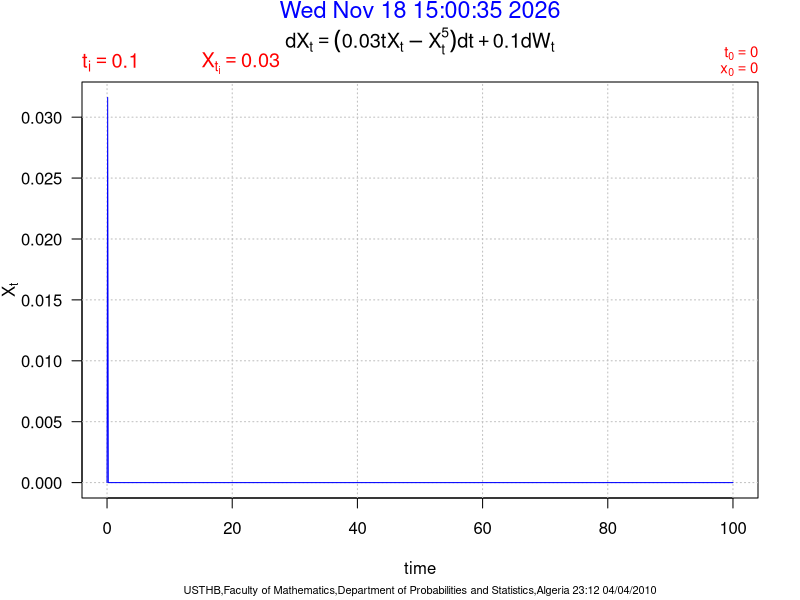
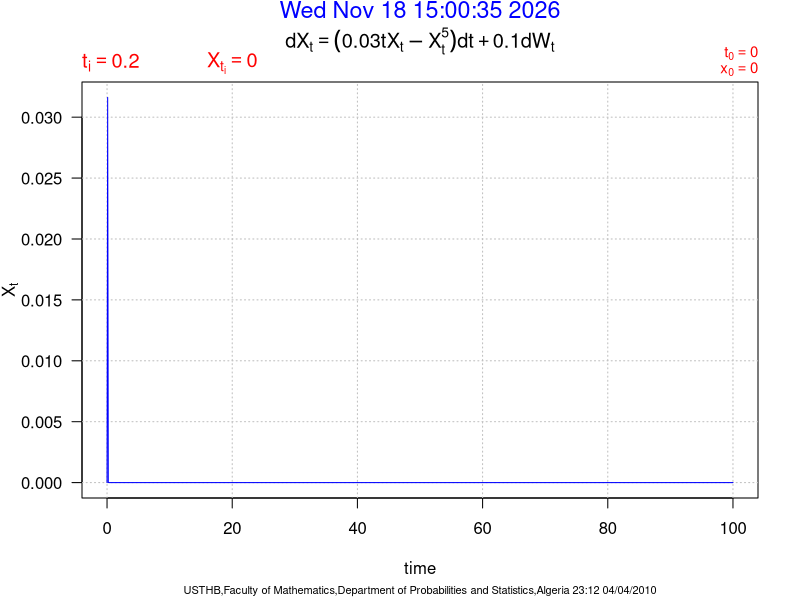
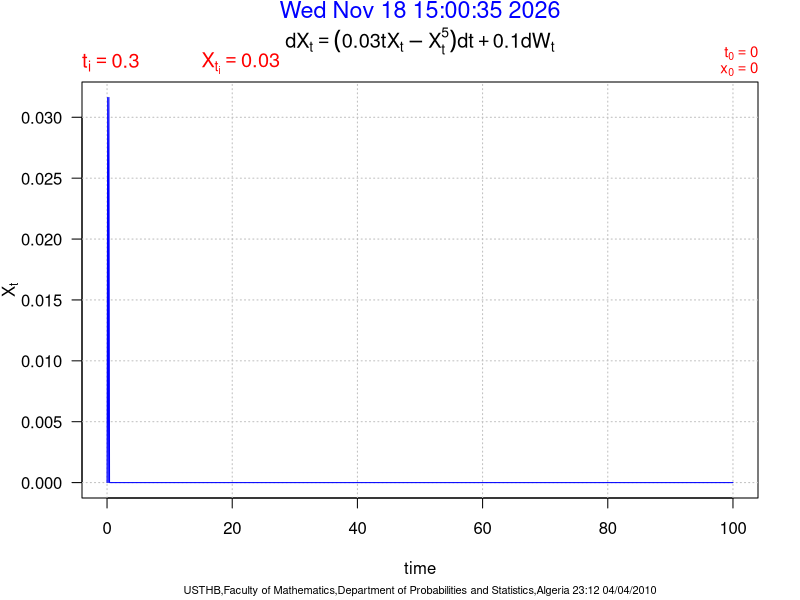
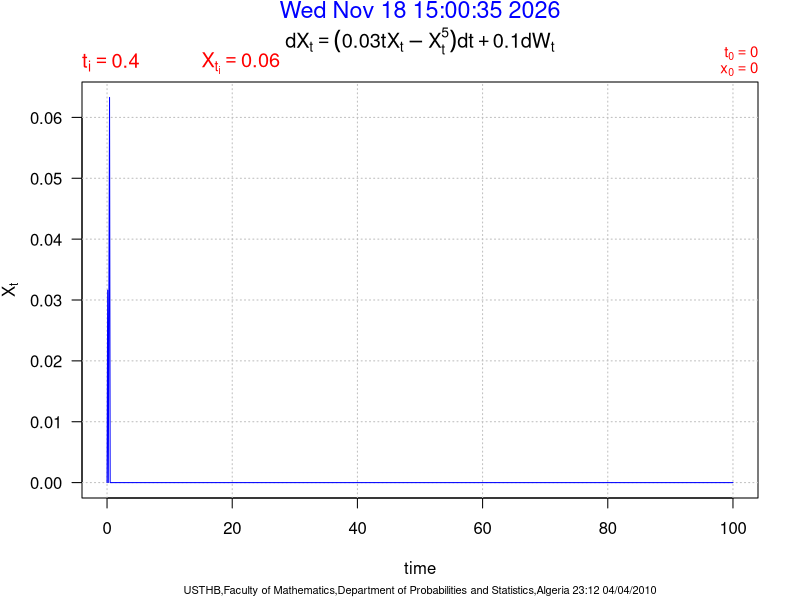
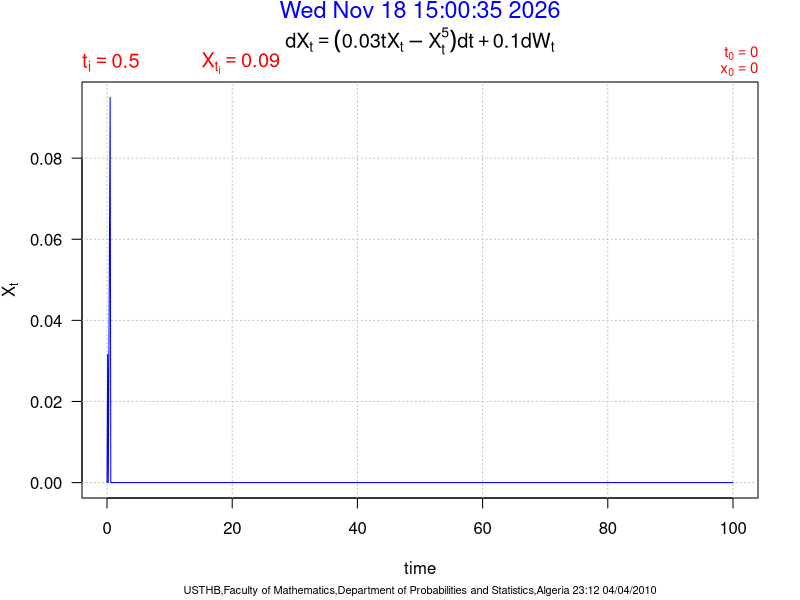
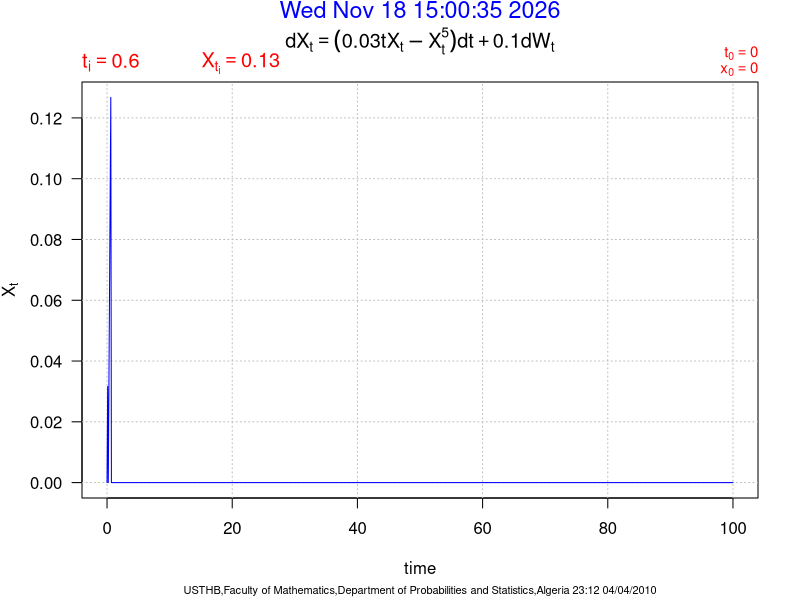
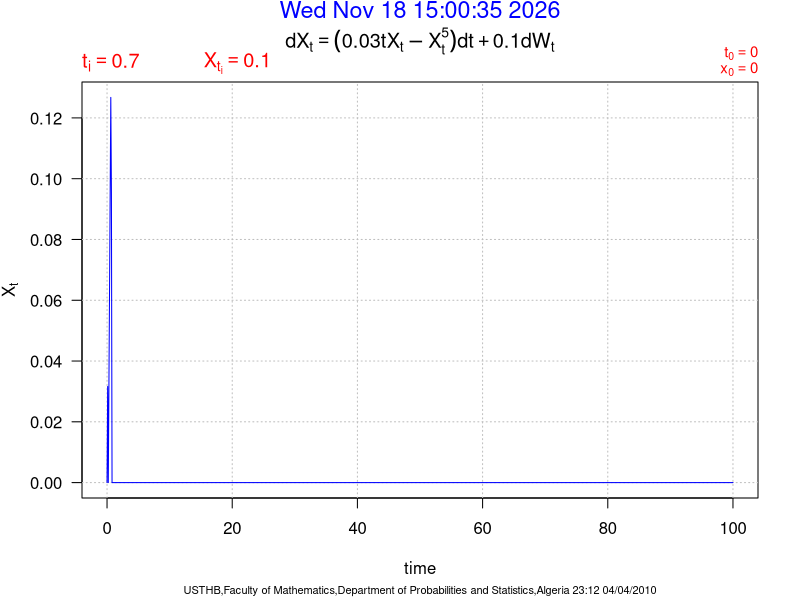
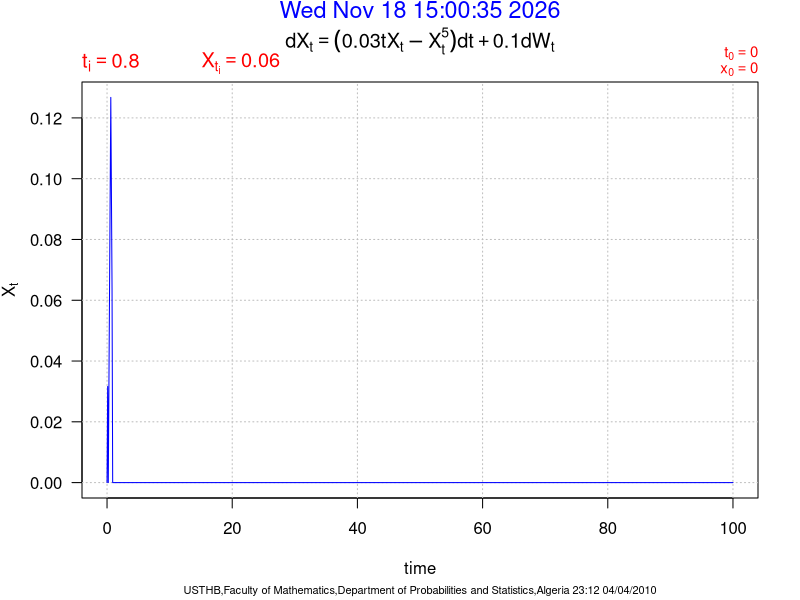

The R source for these figures, in order:
## 23:12 04/04/2010
## Guidoum Arsalane (PG-PS/USTHB)
## Stochastic process
## Simulation Numerical Solution of Stochastic Differential Equation(SNSSDE)
## S.N.S.S.D.E 
## N Size of process  
## T Final time
## Dt Discretization  
## t0 Initial time
## x0 Initial value 
## a   = a(t,X(t))   Coefficient of drift 
## sigma=s(t,X(t))   Coefficient of diffusion
## Stochastic differential equation : dX(t) = (0.03*t*x-x^5)*dt + 0.1*dW(t)
## Euler scheme

pa <- par (ask=FALSE)

N  = 1000
t0 = 0
x0 = 0
T  = 100
Dt = (T-t0)/N
a     <- expression( (0.03*t*x-x^5) )
sigma <- expression( (0.1) )
A     <- function(t,x)  eval(a)
S     <- function(t,x)  eval(sigma)
t = seq(t0,T,length=N+1)
u = runif(N,0,1)
o = rep(1,N)
o [ which(u < 0.5) ] = -1
w = cumsum(c(0,o))*sqrt((T-t0)/N)
D    <- diff(w)
X    <- numeric(N+1)
X[1] <- x0
for (i in 2:(N+1)){
    X[i] = X[i-1] + A(t[i-1],X[i-1])*Dt + S(t[i-1],X[i-1])*D[i-1]
    plot(t,X,type="n",ylab=expression(X[t]),xlab="time",las=1,main=expression(dX[t]== (0.03*t*X[t]-X[t]^5)*dt+0.1*dW[t]))
    points(t,X,type="l",panel.frist=grid(col="gray"),col="blue")
    mtext(paste(date()),adj=0.5,col="blue",line=3.0,cex=1.4)
    mtext(bquote(t[i]==.(round(t[i],2))),adj=0,col="red",line=0.32,cex=1.2)
    mtext(bquote(X[t[i]]==.(round(X[i],2))),adj=0.2,col="red",line=0.2,cex=1.2)
    mtext(bquote(x[.(0)]==.(x0)),line=0.1,cex=0.9,adj=1,col="red")
    mtext(bquote(t[0]==.(t0)),line=0.9,cex=0.9,adj=1,col="red")
    mtext(paste("USTHB,Faculty of Mathematics,Department of Probabilities and Statistics,Algeria 23:12 04/04/2010"),side = 1, line = 4, adj = 0.5, cex = .66)
    }
par(pa)

